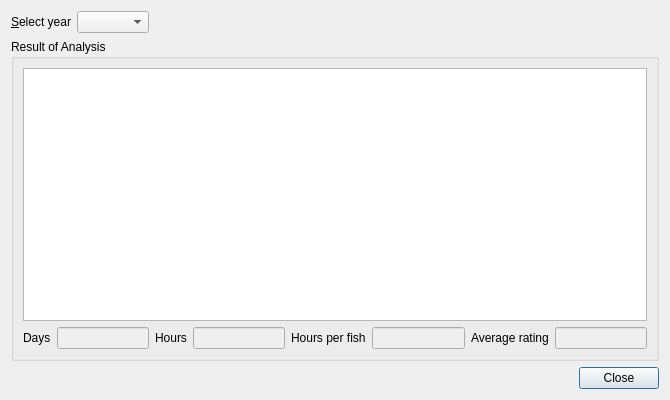
<?xml version="1.0" encoding="UTF-8"?>
<ui version="4.0">
 <class>AnalysisYearDialog</class>
 <widget class="QDialog" name="AnalysisYearDialog">
  <property name="geometry">
   <rect>
    <x>0</x>
    <y>0</y>
    <width>670</width>
    <height>400</height>
   </rect>
  </property>
  <property name="windowTitle">
   <string>Analysis</string>
  </property>
  <layout class="QVBoxLayout" name="verticalLayout">
   <item>
    <layout class="QHBoxLayout" name="horizontalLayoutSelect">
     <item>
      <widget class="QLabel" name="labelSelect">
       <property name="text">
        <string>&amp;Select year</string>
       </property>
       <property name="buddy">
        <cstring>comboSelect</cstring>
       </property>
      </widget>
     </item>
     <item>
      <widget class="QComboBox" name="comboSelect"/>
     </item>
     <item>
      <spacer name="horizontalSpacer_2">
       <property name="orientation">
        <enum>Qt::Horizontal</enum>
       </property>
       <property name="sizeHint" stdset="0">
        <size>
         <width>40</width>
         <height>20</height>
        </size>
       </property>
      </spacer>
     </item>
    </layout>
   </item>
   <item>
    <widget class="QGroupBox" name="evaluationBox">
     <property name="title">
      <string>Result of Analysis</string>
     </property>
     <layout class="QVBoxLayout" name="verticalLayout_2">
      <item>
       <widget class="QTableWidget" name="outputTable">
        <property name="minimumSize">
         <size>
          <width>0</width>
          <height>0</height>
         </size>
        </property>
        <property name="editTriggers">
         <set>QAbstractItemView::NoEditTriggers</set>
        </property>
        <property name="alternatingRowColors">
         <bool>true</bool>
        </property>
        <property name="selectionMode">
         <enum>QAbstractItemView::NoSelection</enum>
        </property>
       </widget>
      </item>
      <item>
       <layout class="QHBoxLayout" name="horizontalLayout">
        <item>
         <widget class="QLabel" name="labelDays">
          <property name="text">
           <string>Days</string>
          </property>
         </widget>
        </item>
        <item>
         <widget class="QLineEdit" name="editDays">
          <property name="enabled">
           <bool>false</bool>
          </property>
         </widget>
        </item>
        <item>
         <widget class="QLabel" name="labelHours">
          <property name="text">
           <string>Hours</string>
          </property>
         </widget>
        </item>
        <item>
         <widget class="QLineEdit" name="editHours">
          <property name="enabled">
           <bool>false</bool>
          </property>
         </widget>
        </item>
        <item>
         <widget class="QLabel" name="labelHoursPerFish">
          <property name="text">
           <string>Hours per fish</string>
          </property>
         </widget>
        </item>
        <item>
         <widget class="QLineEdit" name="editHoursPerFish">
          <property name="enabled">
           <bool>false</bool>
          </property>
         </widget>
        </item>
        <item>
         <widget class="QLabel" name="labelRating">
          <property name="text">
           <string>Average rating</string>
          </property>
         </widget>
        </item>
        <item>
         <widget class="QLineEdit" name="editRating">
          <property name="enabled">
           <bool>false</bool>
          </property>
         </widget>
        </item>
       </layout>
      </item>
     </layout>
    </widget>
   </item>
   <item>
    <layout class="QHBoxLayout" name="horizontalLayoutBottomBox">
     <item>
      <spacer name="horizontalSpacer">
       <property name="orientation">
        <enum>Qt::Horizontal</enum>
       </property>
       <property name="sizeHint" stdset="0">
        <size>
         <width>379</width>
         <height>20</height>
        </size>
       </property>
      </spacer>
     </item>
     <item>
      <widget class="QDialogButtonBox" name="buttonBox">
       <property name="orientation">
        <enum>Qt::Horizontal</enum>
       </property>
       <property name="standardButtons">
        <set>QDialogButtonBox::Close</set>
       </property>
      </widget>
     </item>
    </layout>
   </item>
  </layout>
 </widget>
 <resources/>
 <connections>
  <connection>
   <sender>buttonBox</sender>
   <signal>accepted()</signal>
   <receiver>AnalysisYearDialog</receiver>
   <slot>accept()</slot>
   <hints>
    <hint type="sourcelabel">
     <x>248</x>
     <y>254</y>
    </hint>
    <hint type="destinationlabel">
     <x>157</x>
     <y>274</y>
    </hint>
   </hints>
  </connection>
  <connection>
   <sender>buttonBox</sender>
   <signal>rejected()</signal>
   <receiver>AnalysisYearDialog</receiver>
   <slot>reject()</slot>
   <hints>
    <hint type="sourcelabel">
     <x>316</x>
     <y>260</y>
    </hint>
    <hint type="destinationlabel">
     <x>286</x>
     <y>274</y>
    </hint>
   </hints>
  </connection>
 </connections>
</ui>
